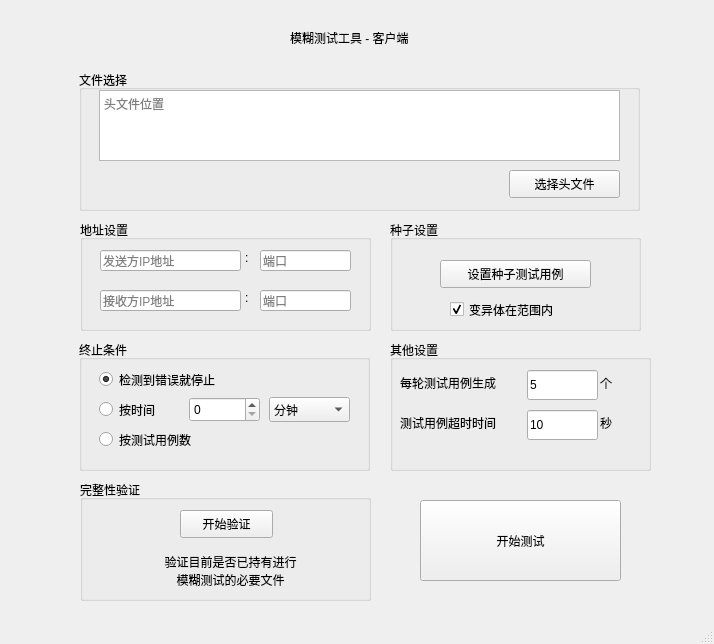
<?xml version="1.0" encoding="UTF-8"?>
<ui version="4.0">
 <class>MainWindow</class>
 <widget class="QMainWindow" name="MainWindow">
  <property name="geometry">
   <rect>
    <x>0</x>
    <y>0</y>
    <width>714</width>
    <height>644</height>
   </rect>
  </property>
  <property name="windowTitle">
   <string>MainWindow</string>
  </property>
  <widget class="QWidget" name="centralwidget">
   <widget class="QLabel" name="label">
    <property name="geometry">
     <rect>
      <x>290</x>
      <y>30</y>
      <width>161</width>
      <height>16</height>
     </rect>
    </property>
    <property name="text">
     <string>模糊测试工具 - 客户端</string>
    </property>
   </widget>
   <widget class="QGroupBox" name="fileSelectGroupBox">
    <property name="geometry">
     <rect>
      <x>79</x>
      <y>70</y>
      <width>561</width>
      <height>141</height>
     </rect>
    </property>
    <property name="title">
     <string>文件选择</string>
    </property>
    <widget class="QTextBrowser" name="HFileLoc">
     <property name="geometry">
      <rect>
       <x>20</x>
       <y>20</y>
       <width>521</width>
       <height>71</height>
      </rect>
     </property>
     <property name="placeholderText">
      <string>头文件位置</string>
     </property>
    </widget>
    <widget class="QPushButton" name="chooseHFileBtn">
     <property name="geometry">
      <rect>
       <x>430</x>
       <y>100</y>
       <width>111</width>
       <height>28</height>
      </rect>
     </property>
     <property name="text">
      <string>选择头文件</string>
     </property>
    </widget>
   </widget>
   <widget class="QGroupBox" name="seedInputGroupBox">
    <property name="geometry">
     <rect>
      <x>390</x>
      <y>220</y>
      <width>251</width>
      <height>111</height>
     </rect>
    </property>
    <property name="title">
     <string>种子设置</string>
    </property>
    <widget class="QPushButton" name="seedInputBtn">
     <property name="geometry">
      <rect>
       <x>50</x>
       <y>40</y>
       <width>151</width>
       <height>28</height>
      </rect>
     </property>
     <property name="text">
      <string>设置种子测试用例</string>
     </property>
    </widget>
    <widget class="QCheckBox" name="isMutateInRangeCheckBox">
     <property name="geometry">
      <rect>
       <x>60</x>
       <y>80</y>
       <width>131</width>
       <height>19</height>
      </rect>
     </property>
     <property name="text">
      <string>变异体在范围内</string>
     </property>
     <property name="checked">
      <bool>true</bool>
     </property>
    </widget>
   </widget>
   <widget class="QGroupBox" name="validationGroupBox">
    <property name="geometry">
     <rect>
      <x>80</x>
      <y>480</y>
      <width>291</width>
      <height>121</height>
     </rect>
    </property>
    <property name="title">
     <string>完整性验证</string>
    </property>
    <widget class="QPushButton" name="startValidateBtn">
     <property name="geometry">
      <rect>
       <x>100</x>
       <y>30</y>
       <width>93</width>
       <height>28</height>
      </rect>
     </property>
     <property name="text">
      <string>开始验证</string>
     </property>
    </widget>
    <widget class="QLabel" name="validateTipLabel">
     <property name="geometry">
      <rect>
       <x>70</x>
       <y>70</y>
       <width>161</width>
       <height>41</height>
      </rect>
     </property>
     <property name="text">
      <string>验证目前是否已持有进行
模糊测试的必要文件</string>
     </property>
     <property name="alignment">
      <set>Qt::AlignCenter</set>
     </property>
    </widget>
   </widget>
   <widget class="QGroupBox" name="addressSetGroupBox">
    <property name="geometry">
     <rect>
      <x>80</x>
      <y>220</y>
      <width>291</width>
      <height>111</height>
     </rect>
    </property>
    <property name="title">
     <string>地址设置</string>
    </property>
    <widget class="QLineEdit" name="senderIPLineEdit">
     <property name="geometry">
      <rect>
       <x>20</x>
       <y>30</y>
       <width>141</width>
       <height>21</height>
      </rect>
     </property>
     <property name="toolTip">
      <string>通常为本机IP地址</string>
     </property>
     <property name="text">
      <string/>
     </property>
     <property name="placeholderText">
      <string>发送方IP地址</string>
     </property>
    </widget>
    <widget class="QLineEdit" name="receiverIPLineEdit">
     <property name="geometry">
      <rect>
       <x>20</x>
       <y>70</y>
       <width>141</width>
       <height>21</height>
      </rect>
     </property>
     <property name="placeholderText">
      <string>接收方IP地址</string>
     </property>
    </widget>
    <widget class="QLineEdit" name="senderPortLineEdit">
     <property name="geometry">
      <rect>
       <x>180</x>
       <y>30</y>
       <width>91</width>
       <height>21</height>
      </rect>
     </property>
     <property name="text">
      <string/>
     </property>
     <property name="placeholderText">
      <string>端口</string>
     </property>
    </widget>
    <widget class="QLineEdit" name="receiverPortLineEdit">
     <property name="geometry">
      <rect>
       <x>180</x>
       <y>70</y>
       <width>91</width>
       <height>21</height>
      </rect>
     </property>
     <property name="text">
      <string/>
     </property>
     <property name="placeholderText">
      <string>端口</string>
     </property>
    </widget>
    <widget class="QLabel" name="senderColonLabel">
     <property name="geometry">
      <rect>
       <x>165</x>
       <y>30</y>
       <width>16</width>
       <height>16</height>
      </rect>
     </property>
     <property name="text">
      <string>:</string>
     </property>
    </widget>
    <widget class="QLabel" name="receiverColonLabel">
     <property name="geometry">
      <rect>
       <x>165</x>
       <y>70</y>
       <width>16</width>
       <height>16</height>
      </rect>
     </property>
     <property name="text">
      <string>:</string>
     </property>
    </widget>
   </widget>
   <widget class="QPushButton" name="startFuzzBtn">
    <property name="geometry">
     <rect>
      <x>420</x>
      <y>500</y>
      <width>201</width>
      <height>81</height>
     </rect>
    </property>
    <property name="text">
     <string>开始测试</string>
    </property>
   </widget>
   <widget class="QGroupBox" name="stopOptionGroupBox">
    <property name="geometry">
     <rect>
      <x>79</x>
      <y>340</y>
      <width>291</width>
      <height>131</height>
     </rect>
    </property>
    <property name="title">
     <string>终止条件</string>
    </property>
    <widget class="QRadioButton" name="stopByCrash">
     <property name="geometry">
      <rect>
       <x>20</x>
       <y>30</y>
       <width>161</width>
       <height>19</height>
      </rect>
     </property>
     <property name="text">
      <string>检测到错误就停止</string>
     </property>
     <property name="checked">
      <bool>true</bool>
     </property>
    </widget>
    <widget class="QRadioButton" name="stopByTime">
     <property name="geometry">
      <rect>
       <x>20</x>
       <y>60</y>
       <width>81</width>
       <height>19</height>
      </rect>
     </property>
     <property name="text">
      <string>按时间</string>
     </property>
    </widget>
    <widget class="QRadioButton" name="stopByTC">
     <property name="geometry">
      <rect>
       <x>20</x>
       <y>90</y>
       <width>121</width>
       <height>19</height>
      </rect>
     </property>
     <property name="text">
      <string>按测试用例数</string>
     </property>
    </widget>
    <widget class="QSpinBox" name="fuzzTime">
     <property name="geometry">
      <rect>
       <x>110</x>
       <y>57</y>
       <width>71</width>
       <height>25</height>
      </rect>
     </property>
     <property name="maximum">
      <number>9999</number>
     </property>
    </widget>
    <widget class="QComboBox" name="timeUnit">
     <property name="geometry">
      <rect>
       <x>190</x>
       <y>57</y>
       <width>81</width>
       <height>25</height>
      </rect>
     </property>
     <item>
      <property name="text">
       <string>分钟</string>
      </property>
     </item>
     <item>
      <property name="text">
       <string>小时</string>
      </property>
     </item>
    </widget>
   </widget>
   <widget class="QGroupBox" name="otherOptionGroupBox">
    <property name="geometry">
     <rect>
      <x>390</x>
      <y>340</y>
      <width>261</width>
      <height>131</height>
     </rect>
    </property>
    <property name="title">
     <string>其他设置</string>
    </property>
    <widget class="QLineEdit" name="TCNumPerCyc">
     <property name="geometry">
      <rect>
       <x>137</x>
       <y>30</y>
       <width>71</width>
       <height>30</height>
      </rect>
     </property>
     <property name="text">
      <string>5</string>
     </property>
    </widget>
    <widget class="QLineEdit" name="timeoutLEdit">
     <property name="geometry">
      <rect>
       <x>137</x>
       <y>70</y>
       <width>71</width>
       <height>30</height>
      </rect>
     </property>
     <property name="text">
      <string>10</string>
     </property>
    </widget>
    <widget class="QLabel" name="TCNumPerCycLabel">
     <property name="geometry">
      <rect>
       <x>10</x>
       <y>35</y>
       <width>121</width>
       <height>16</height>
      </rect>
     </property>
     <property name="text">
      <string>每轮测试用例生成</string>
     </property>
    </widget>
    <widget class="QLabel" name="TCTimeoutLabel">
     <property name="geometry">
      <rect>
       <x>10</x>
       <y>75</y>
       <width>121</width>
       <height>16</height>
      </rect>
     </property>
     <property name="text">
      <string>测试用例超时时间</string>
     </property>
    </widget>
    <widget class="QLabel" name="secondLabel">
     <property name="geometry">
      <rect>
       <x>210</x>
       <y>75</y>
       <width>21</width>
       <height>16</height>
      </rect>
     </property>
     <property name="text">
      <string>秒</string>
     </property>
    </widget>
    <widget class="QLabel" name="pieceLabel">
     <property name="geometry">
      <rect>
       <x>210</x>
       <y>35</y>
       <width>21</width>
       <height>16</height>
      </rect>
     </property>
     <property name="text">
      <string>个</string>
     </property>
    </widget>
   </widget>
  </widget>
  <widget class="QMenuBar" name="menubar">
   <property name="geometry">
    <rect>
     <x>0</x>
     <y>0</y>
     <width>714</width>
     <height>26</height>
    </rect>
   </property>
  </widget>
  <widget class="QStatusBar" name="statusbar"/>
 </widget>
 <resources/>
 <connections/>
</ui>
